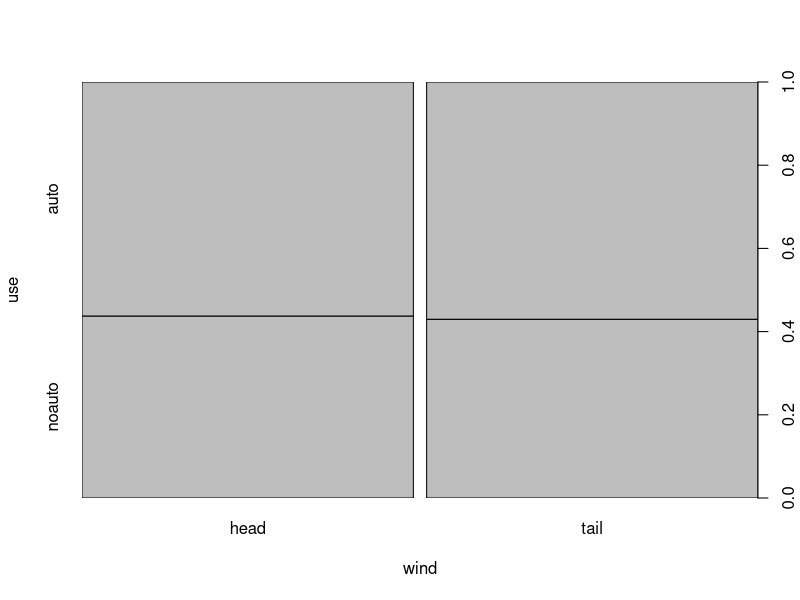
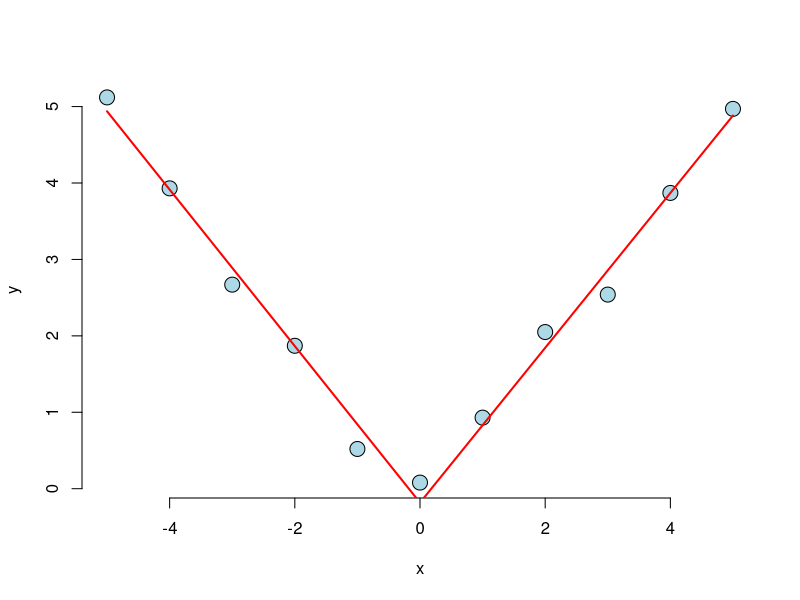

Write R code to recreate these figures, in order.
# Consider the space shuttle data ?shuttle in the MASS library. Consider modeling the use of the autoloader as the outcome (variable name use). Fit a logistic regression model with autoloader (variable auto) use (labeled as "auto" 1) versus not (0) as predicted by wind sign (variable wind). Give the estimated odds ratio for autoloader use comparing head winds, labeled as "head" in the variable headwind (numerator) to tail winds (denominator).

library(MASS)
data(shuttle)

fitMod <- glm(use ~ wind, data=shuttle, family="binomial")
summary(fitMod)
# Call:
#     glm(formula = use ~ wind, family = "binomial", data = shuttle)
# 
# Deviance Residuals: 
#     Min      1Q  Median      3Q     Max  
# -1.073  -1.073  -1.060   1.286   1.300  
# 
# Coefficients:
#     Estimate Std. Error z value Pr(>|z|)
# (Intercept) -0.25131    0.17817  -1.410    0.158
# windtail    -0.03181    0.25224  -0.126    0.900
# 
# (Dispersion parameter for binomial family taken to be 1)
# 
# Null deviance: 350.36  on 255  degrees of freedom
# Residual deviance: 350.35  on 254  degrees of freedom
# AIC: 354.35
# 
# Number of Fisher Scoring iterations: 4

exp(fitMod$coef)
# (Intercept)    windtail 
#   0.7777778   0.9686888 

plot(shuttle$wind, shuttle$use, pch =19, col="gray", xlab="wind", ylab="use")

# If you fit a logistic regression model to a binary variable, for example use of the autolander, then fit a logistic regression model for one minus the outcome (not using the autolander) what happens to the coefficients?

newUse <- relevel(shuttle$use, "noauto")
fitMod <- glm(newUse ~ wind, data=shuttle, family="binomial")
summary(fitMod)
# Call:
#     glm(formula = newUse ~ wind, family = "binomial", data = shuttle)
# 
# Deviance Residuals: 
#     Min      1Q  Median      3Q     Max  
# -1.300  -1.286   1.060   1.073   1.073  
# 
# Coefficients:
#     Estimate Std. Error z value Pr(>|z|)
# (Intercept)  0.25131    0.17817   1.410    0.158
# windtail     0.03181    0.25224   0.126    0.900
# 
# (Dispersion parameter for binomial family taken to be 1)
# 
# Null deviance: 350.36  on 255  degrees of freedom
# Residual deviance: 350.35  on 254  degrees of freedom
# AIC: 354.35
# 
# Number of Fisher Scoring iterations: 4

## So the answer is: reverse their signs

# Consider the insect spray data InsectSprays. Fit a Poisson model using spray as a factor level. Report the estimated relative rate comapring spray A (numerator) to spray B (denominator).

rm(list=ls())
data(InsectSprays)

newSpray <- relevel(InsectSprays$spray,"B")
fitMod <- glm(count ~ newSpray, data=InsectSprays, family="poisson")
summary(fitMod)
# Call:
#     glm(formula = count ~ newSpray, family = "poisson", data = InsectSprays)
# 
# Deviance Residuals: 
#     Min       1Q   Median       3Q      Max  
# -2.3852  -0.8876  -0.1482   0.6063   2.6922  
# 
# Coefficients:
#                 Estimate Std. Error z value Pr(>|z|)    
#   (Intercept)    2.73003    0.07372  37.032  < 2e-16 ***
#     newSprayA   -0.05588    0.10574  -0.528    0.597    
#     newSprayC   -1.99606    0.21315  -9.364  < 2e-16 ***
#     newSprayD   -1.13740    0.14961  -7.602 2.91e-14 ***
#     newSprayE   -1.47727    0.17101  -8.638  < 2e-16 ***
#     newSprayF    0.08338    0.10215   0.816    0.414    
# ---
#     Signif. codes:  0 ?**?0.001 ?*?0.01 ??0.05 ??0.1 ??1
# 
# (Dispersion parameter for poisson family taken to be 1)
# 
# Null deviance: 409.041  on 71  degrees of freedom
# Residual deviance:  98.329  on 66  degrees of freedom
# AIC: 376.59
# 
# Number of Fisher Scoring iterations: 5

exp(fitMod$coef)
# (Intercept)   newSprayA   newSprayC   newSprayD   newSprayE   newSprayF 
#  15.3333333   0.9456522   0.1358696   0.3206522   0.2282609   1.0869565 

# Consider the data

x <- -5:5
y <- c(5.12, 3.93, 2.67, 1.87, 0.52, 0.08, 0.93, 2.05, 2.54, 3.87, 4.97)

# Using a knot point at 0, fit a linear model that looks like a hockey stick with two lines meeting at x=0. Include an intercept term, x and the knot point term. What is the estimated slope of the line after 0?

knots <- 0
splineTerms <- sapply(knots, function(knot)(x > knot)*(x-knot))
xMat <- cbind(1,x,splineTerms)
fitMod <- lm(y ~ xMat - 1)
yhat <- predict(fitMod)
plot(x,y,frame=FALSE, pch=21, bg="lightblue", cex=2)
lines(x, yhat, col = "red", lwd = 2)
summary(fitMod)
# Call:
#     lm(formula = y ~ xMat - 1)
# 
# Residuals:
#     Min       1Q   Median       3Q      Max 
# -0.32158 -0.10979  0.01595  0.14065  0.26258 
# 
# Coefficients:
#     Estimate Std. Error t value Pr(>|t|)    
# xMat  -0.18258    0.13558  -1.347    0.215    
# xMatx -1.02416    0.04805 -21.313 2.47e-08 ***
# xMat   2.03723    0.08575  23.759 1.05e-08 ***
# ---
# Signif. codes:  0 ?**?0.001 ?*?0.01 ??0.05 ??0.1 ??1
# 
# Residual standard error: 0.2276 on 8 degrees of freedom
# Multiple R-squared:  0.996,    Adjusted R-squared:  0.9945 
# F-statistic:   665 on 3 and 8 DF,  p-value: 6.253e-10

## As it is relative slope, so we have that after 0, the slope is: 
## 2.03723 - 1.02416 = 1.01307

